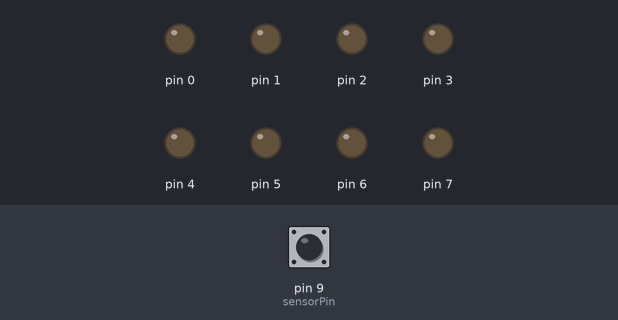
Simulated run of this sketch. Board: Arduino Uno, built with avr-gcc and run on an emulated ATmega328P. Shown: output pins drawn as LEDs (lit = HIGH). Dashed ring = blinking. The inputs (shaded band) are chosen by the test bench; at power-on: pin 9 (sensorPin) LOW. Pins used as bus, display or sensor lines are not drawn.

Above: at 0.05 s.
At 1.2 s:
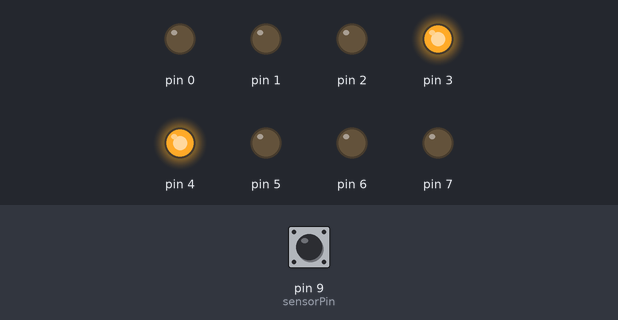
1.3 s: pin 9 (sensorPin) pulsed HIGH 2 times (0.12 s each, 0.3 s apart)
At 1.47 s:
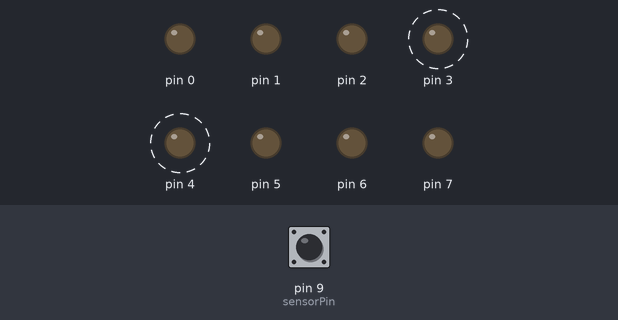
Timing chart, 0 to 4.3 s (numbered marks = the images above; inputs shaded):
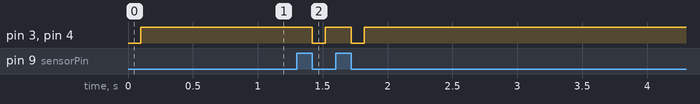

The sketch:

Exercise_e_.ino
```cpp
// DialDisplay.ino
// Display POT position using 7-segment LED display.
// 4105054025、鄭琮寶

byte index;
int timeCounter;
int time;
int sensorPin = 9;

const byte LEDs[7] = {
  B00011000, // 依題目要求增加D
  B00011010, B00011110, B10011110,
  B11011110, B11111110, B11111111
};

void setup() {
  DDRD = B11111111; // 將pin0-7接腳全設成輸出模式
}

void loop() {
  time = RCtime(sensorPin);
  index=map(time, 0, 900, 0, 6); // 把RCtime的範圍對映到0-5之間 // RCtime的變化範圍,可根據不同情況斟酌調整
  PORTD = LEDs[index];

}

long RCtime(byte sensPin) { // 與之前程式相同，計算RCtime
  timeCounter = 0;
  pinMode(sensPin, OUTPUT);
  digitalWrite(sensPin, HIGH);
  delay(100); // 充電時間100ms
  pinMode(sensPin, INPUT);
  digitalWrite(sensPin, LOW);
  while (digitalRead(sensPin)){
    timeCounter++;
  }
  return timeCounter;

}
```

Measured:
- after the input at 1.3 s, pin 3, pin 4: alternates HIGH for 0.20 s and LOW for 0.10 s, 4 changes in all, then stays HIGH, starting after 0.12 s
